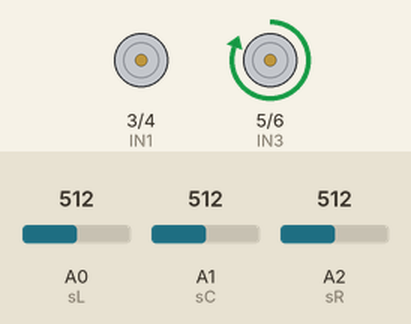
A sketch run on a simulated Arduino Uno, built with avr-gcc and run on an emulated ATmega328P. Shown: motor-driver pin pairs drawn as motors (green arrow = first pin HIGH = forward, orange = second pin HIGH = backward, longer = more drive, scaled by the enable pin). The test bench sets the inputs (shaded band); at power-on: A0 (sL) = 512, A2 (sR) = 512, A1 (sC) = 512.

Above: at 2.4 s.
2.5 s: A0 (sL) set to 494
At 2.8 s:
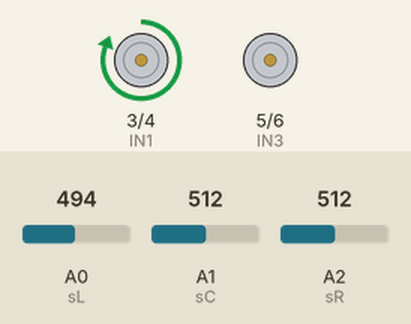
4.0 s: A2 (sR) set to 496
At 4.4 s:
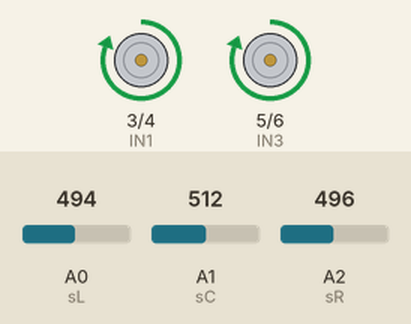
5.5 s: A2 (sR) set to 716
At 6.0 s:
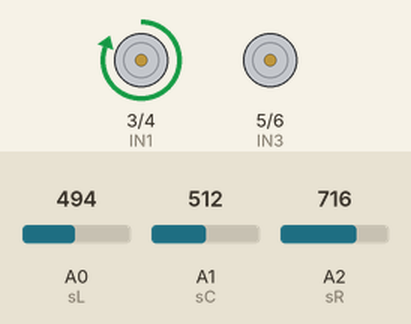
7.0 s: A2 (sR) set to 511
At 7.5 s:
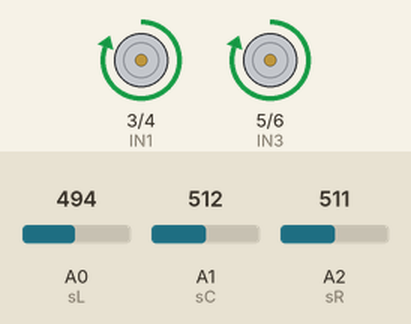
Timing chart, 0 to 9.5 s (numbered marks = the images above; inputs shaded):
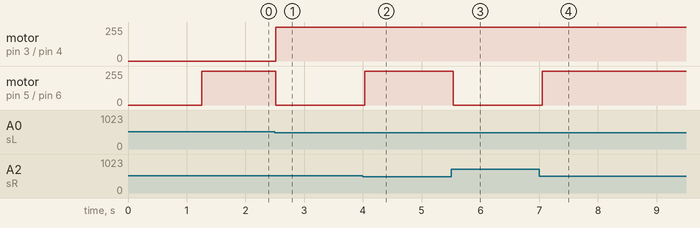

Measured:
- the behaviour switches between 512 and 511 on A0 (sL) (found by bisection; images 0 and 1)
- the behaviour switches between 512 and 511 on A2 (sR) (found by bisection; images 1 and 2)
- after the input at 2.5 s, motor on pin 3 (IN1) / pin 4 (IN2): stopped → forward 255/255 at once; motor on pin 5 (IN3) / pin 6 (IN4): forward 255/255 → stopped at once
- after the input at 4.0 s, motor on pin 5 (IN3) / pin 6 (IN4): stopped → forward 255/255 at once
- after the input at 5.5 s, motor on pin 5 (IN3) / pin 6 (IN4): forward 255/255 → stopped at once
- after the input at 7.0 s, motor on pin 5 (IN3) / pin 6 (IN4): stopped → forward 255/255 after 0.05 s

The sketch:

pista_b.ino
```cpp
const int sL = A0, sC = A1, sR = A2;


const int ENA = 2;
const int IN1 = 3;
const int IN2 = 4;
const int IN3 = 5;
const int IN4 = 6;
const int ENB = 7;

int umbral = 500;
int banda = 50;
int ultimaDir = 0;
int base = 140;
float Kp = 60.0;

void setup() {

  pinMode(sL, INPUT);
  pinMode(sC, INPUT);
  pinMode(sR, INPUT);


  pinMode(ENA, OUTPUT);
  pinMode(IN1, OUTPUT);
  pinMode(IN2, OUTPUT);

  pinMode(ENB, OUTPUT);
  pinMode(IN3, OUTPUT);
  pinMode(IN4, OUTPUT);

  Serial.begin(9600);
  calibrarUmbral(200);
}

void loop() {
  int vL = analogRead(sL);
  int vC = analogRead(sC);
  int vR = analogRead(sR);

  bool leftSensor = vL < umbral;
  bool centerSensor = vC < umbral;
  bool rightSensor = vR < umbral;

  if (leftSensor && rightSensor && !centerSensor) {
    seguirLineaPID(vL, vC, vR);
  } else if (!leftSensor && rightSensor && !centerSensor) {
    girarIzqSuave();
  } else if (leftSensor && !rightSensor && !centerSensor) {
    girarDerSuave();
  } else if (!leftSensor && !rightSensor && !centerSensor) {
    seguirLineaPID(vL, vC, vR);
  } else {
    detener();
  }

  delay(50);
}

void seguirLineaPID(int vL, int vC, int vR) {
  int bL = binariza(vL);
  int bC = binariza(vC);
  int bR = binariza(vR);

  int patron = (bL << 2) | (bC << 1) | bR;
  int error = (-1) * bL + 0 * bC + (1) * bR;

  if (patron == 0b000) {
    if (ultimaDir <= 0) girarIzqSuave();
    else girarDerSuave();
    return;
  }

  if (bL) ultimaDir = -1;
  else if (bR) ultimaDir = 1;
  else if (bC) ultimaDir = 0;

  int correccion = (int)(Kp * error);
  int vIzq = constrain(base - correccion, 0, 255);
  int vDer = constrain(base + correccion, 0, 255);

  adelante(vIzq, vDer);
}

int binariza(int v) {
  if (v < umbral - banda) return 1;
  if (v > umbral + banda) return 0;
  return (v < umbral);
}


void adelante(int vLx, int vRx) {

  digitalWrite(IN1, HIGH);
  digitalWrite(IN2, LOW);
  analogWrite(ENA, vLx);


  digitalWrite(IN3, HIGH);
  digitalWrite(IN4, LOW);
  analogWrite(ENB, vRx);
}

void girarIzqSuave() {

  digitalWrite(IN1, LOW);
  digitalWrite(IN2, LOW);
  analogWrite(ENA, 0);


  digitalWrite(IN3, HIGH);
  digitalWrite(IN4, LOW);
  analogWrite(ENB, base);
}


void girarDerSuave() {

  digitalWrite(IN3, LOW);
  digitalWrite(IN4, LOW);
  analogWrite(ENB, 0);


  digitalWrite(IN1, HIGH);
  digitalWrite(IN2, LOW);
  analogWrite(ENA, base);
}

void detener() {

  digitalWrite(IN1, LOW);
  digitalWrite(IN2, LOW);
  analogWrite(ENA, 0);


  digitalWrite(IN3, LOW);
  digitalWrite(IN4, LOW);
  analogWrite(ENB, 0);
}

void calibrarUmbral(int muestras) {
  int minV = 1023, maxV = 0;
  for (int i = 0; i < muestras; i++) {
    minV = min(minV, analogRead(sL));
    minV = min(minV, analogRead(sC));
    minV = min(minV, analogRead(sR));
    maxV = max(maxV, analogRead(sL));
    maxV = max(maxV, analogRead(sC));
    maxV = max(maxV, analogRead(sR));
    delay(5);
  }
  umbral = (minV + maxV) / 2;
}
```
